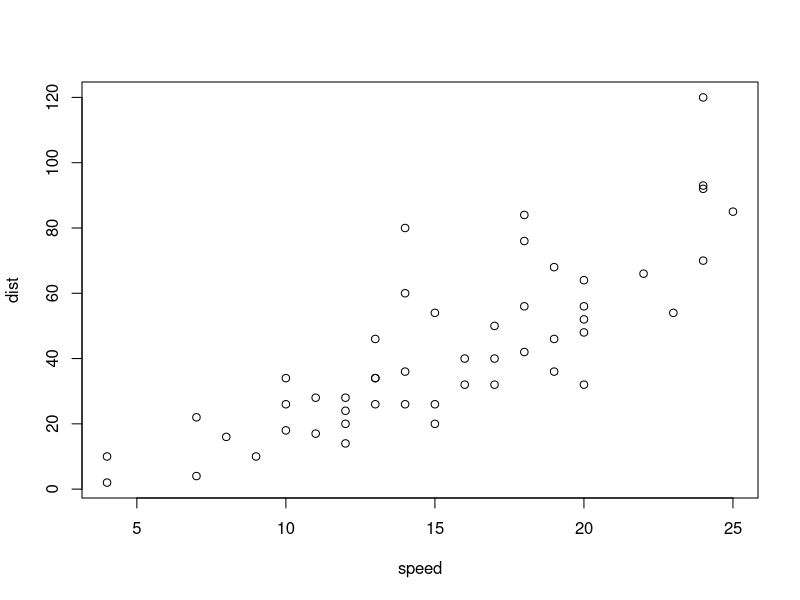
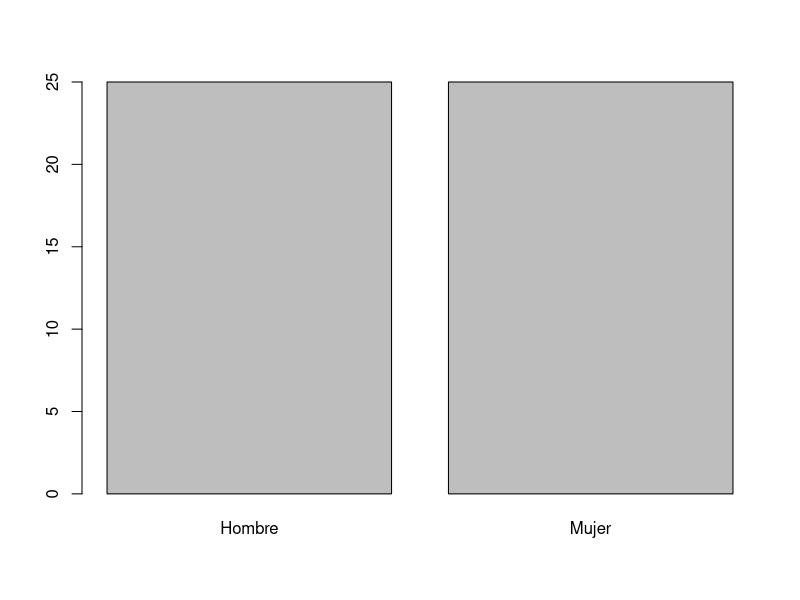
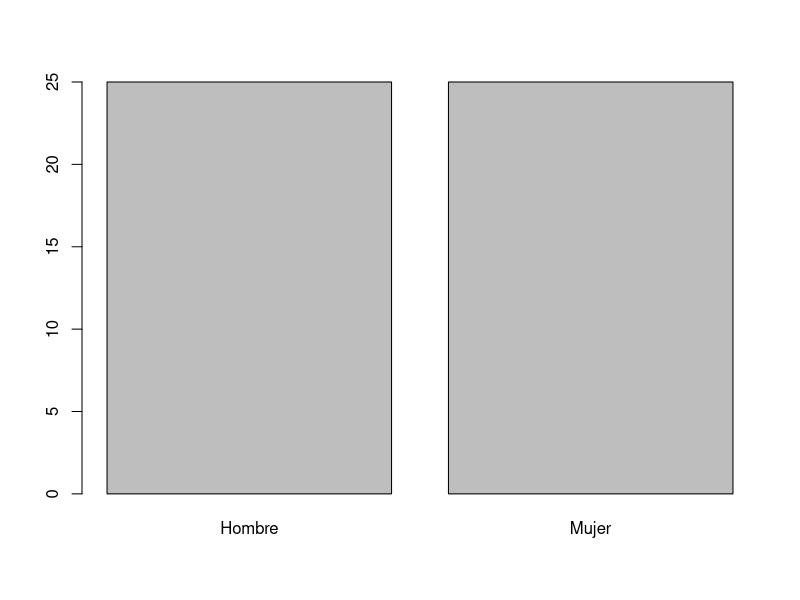

The R source for these figures, in order:
## ---- chunk 1
knitr::opts_chunk$set(echo = TRUE)
library(tidyverse)
## ---- chunk 2

library(car) # carga la biblioteca, que a su vez permite el acceso a los datos de una base de datos sobre coches.
summary(cars) # resume los datos.
plot(cars) # construye un gráfico con los datos.

## ---- chunk 3
5+3
## ---- chunk 4
x<-5+3
x
## ---- chunk 5
y<-c(4,8,22,32,25) #crea un vector de 5 elementos que son números (escalares)
y # llamamos al objeto para que lo devuelva.
nombres<-c('Juan','Luis','Mónica','Julia') #Genera un vector que contiene cadenas de caracteres.
nombres #llamamos al objeto para que lo devuelva.
## ---- chunk 6
ls()
## ---- chunk 7
rm(nombres)
## ---- chunk 8
ls()
## ---- chunk 9
a1<-rep(1,20) #Repitiendo elementos.
b<-seq(1,20,2)  # Construyendo sucesiones, por ejemplo aritmética de distancia 2 comenzando el el 1.
d<-27:42 #cuando la distancia es uno se puede abreviar así.
vecnam.rep<-rep(c('Julia','Óscar'),4)
## ---- chunk 10
a2<-rep(1:3,10) #Repitiendo elementos
a2
# En realidad estamos anidando la función seq dentro de la función rep. 
a2.1 <- rep(seq(1,3),10)
a2.1
a3<-rep(1:2,each=10) #Repitiendo elementos, pero de otra manera.
a3

## ---- chunk 11
m1<-matrix(c(2,5,8,9,20,5,8,9),ncol=2) 
m1
## ---- chunk 12
m2<-matrix(c(2,5,8,9,20,5,8,9),ncol=2,byrow = T) 
m2
## ---- chunk 13
a2[c(1,2,6)] #extrae elementos que ocupan las posiciones 1,2 y 6 en el vector.
vecnam.rep[seq(1,8,2)] #extrae elemantos que ocupan las posiciones del 1 a 8, pero saltando de 2 en 2 (1,3,5,7)
## ---- chunk 14
m1 #Esta es la matriz que creamos anteriormente.
m1[c(1,2),] # Extraigo filas 1 y 2
m1[,c(1,2)] # Extraigo columnas 1 y 2
m1[c(3,4),c(1,2)] # Extraigo un subconjunto de celdas.


## ---- chunk 15
ar<-array(c(1,4,4,8,9,9,9.8,9,8,9,9.2,4,5,9,10,3,4,8),c(2,3,2)) #Esto es un array de 2 filas (primera dimension), 3 columnas (segunda dimensión), 2 bloques (tercera dimension)
ar
## ---- chunk 16
ar2 <- array(rep(c('red','yellow','green'),6),c(2,3,2))
ar2
## ---- chunk 17
data(iris) #basta con esto porque este dataset se incluye en la librería datasets que se instala por defecto en la instalación de base.
## ---- chunk 18
data(Anscombe,package='carData') 
## ---- chunk 19
head(iris) # solo pedimos los primeros registros (son 50)
## ---- chunk 20
head(Anscombe) 
## ---- chunk 21
head(iris[,2:3])
## ---- chunk 22
iris[c(4,10),2:3] #
## ---- chunk 23
iris[c(4,10),c("Sepal.Width","Sepal.Length")]

## ---- chunk 24
iris$Sepal.Length
## ---- chunk 25
iris$Sepal.Ratio <- iris$Sepal.Length/iris$Sepal.Width
## ---- chunk 26
iris[1:4,c("Sepal.Length","Sepal.Width","Sepal.Ratio")] #limito el número de filas utilizando un vector como índice.
## ---- chunk 27
iris$Sepal.Ratio<-NULL
## ---- chunk 28
v1 <- c('Juan', 'Pedro','Luisa')
m1 <- matrix(c(3,5,7,22,45,76,25,22,21),ncol=3)
df1 <- data.frame(id=1001:1050,pas=round(rnorm(50,120,5)),sex=factor(rbinom(50,1,.35),labels=c('Hombre','Mujer')))

plot.new()
barplot(table(df1$sex))
p1 <- recordPlot()

lista1 <- list(v1,m1,df1,p1)
## ---- chunk 29
str(lista1,max.level = 1) 
## ---- chunk 30
lista1[[4]] #Esto llamaría al cuarto elemento de la lista, que era el gráfico.
## ---- chunk 31
names(lista1) <- c('mi_vector','mi_matriz','mi_dataframe','mi_gráfico')#este vector asigna nombres a los elementos. Ha de ser de la misma longitud que el número de elementos.
## ---- chunk 32
head(lista1$mi_dataframe,n = 10) #Uso head con al argumento n=10 para que solo muestre las 10 primeras filas.
## ---- chunk 33
ls #Para poder verlo he de ejecutar la función sin argumentos, sin el contenido de los paréntesis.
## ---- chunk 34
ls(,,,,,TRUE)
## ---- chunk 35
ls(sorted=TRUE)
